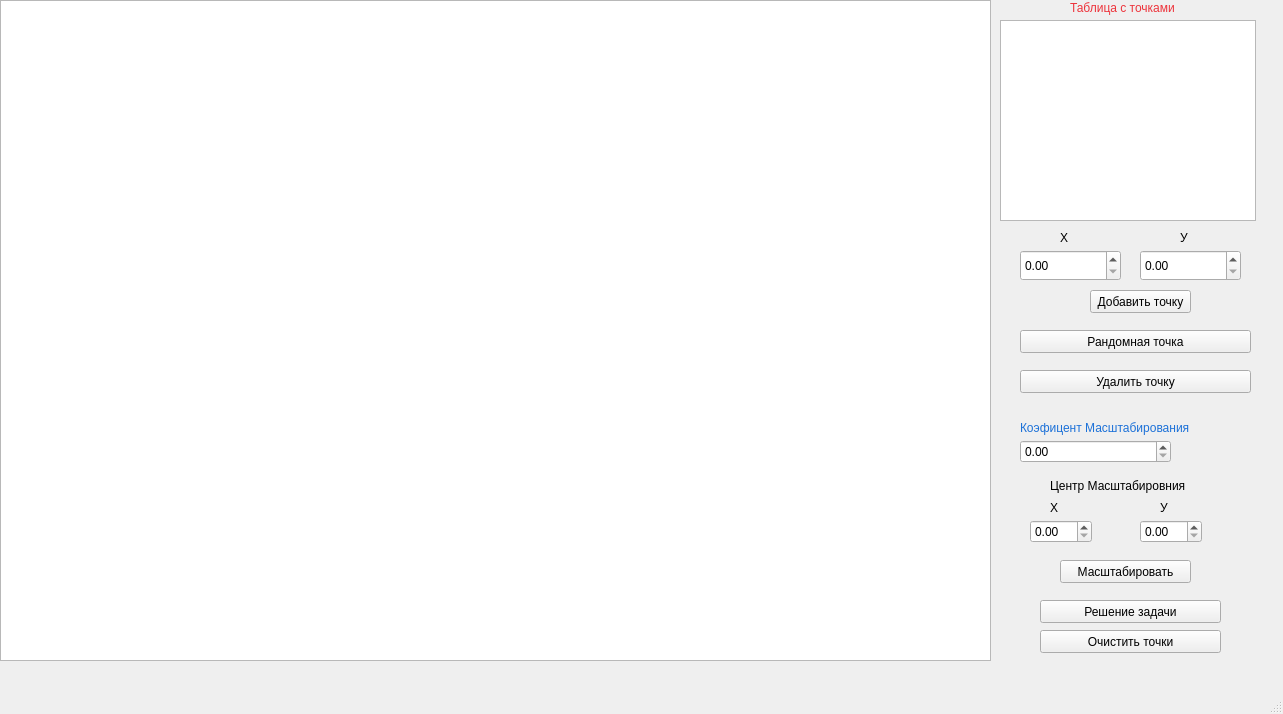
<?xml version="1.0" encoding="UTF-8"?>
<ui version="4.0">
 <class>MainWindow</class>
 <widget class="QMainWindow" name="MainWindow">
  <property name="geometry">
   <rect>
    <x>0</x>
    <y>0</y>
    <width>1283</width>
    <height>714</height>
   </rect>
  </property>
  <property name="windowTitle">
   <string>MainWindow</string>
  </property>
  <widget class="QWidget" name="centralwidget">
   <widget class="QGraphicsView" name="graphicsView">
    <property name="geometry">
     <rect>
      <x>0</x>
      <y>0</y>
      <width>991</width>
      <height>661</height>
     </rect>
    </property>
   </widget>
   <widget class="QTableWidget" name="DotTable">
    <property name="geometry">
     <rect>
      <x>1000</x>
      <y>20</y>
      <width>256</width>
      <height>201</height>
     </rect>
    </property>
   </widget>
   <widget class="QLabel" name="label">
    <property name="geometry">
     <rect>
      <x>1070</x>
      <y>0</y>
      <width>141</width>
      <height>16</height>
     </rect>
    </property>
    <property name="styleSheet">
     <string notr="true">font: 800 italic 10pt &quot;Ubuntu Sans&quot;;
color: rgb(237, 51, 59);
</string>
    </property>
    <property name="text">
     <string>Таблица с точками</string>
    </property>
   </widget>
   <widget class="QDoubleSpinBox" name="xDot">
    <property name="geometry">
     <rect>
      <x>1020</x>
      <y>250</y>
      <width>101</width>
      <height>31</height>
     </rect>
    </property>
    <property name="minimumSize">
     <size>
      <width>101</width>
      <height>0</height>
     </size>
    </property>
   </widget>
   <widget class="QDoubleSpinBox" name="yDot">
    <property name="geometry">
     <rect>
      <x>1140</x>
      <y>250</y>
      <width>101</width>
      <height>31</height>
     </rect>
    </property>
   </widget>
   <widget class="QLabel" name="label_2">
    <property name="geometry">
     <rect>
      <x>1060</x>
      <y>230</y>
      <width>21</width>
      <height>16</height>
     </rect>
    </property>
    <property name="text">
     <string>Х</string>
    </property>
   </widget>
   <widget class="QLabel" name="label_3">
    <property name="geometry">
     <rect>
      <x>1180</x>
      <y>230</y>
      <width>16</width>
      <height>16</height>
     </rect>
    </property>
    <property name="text">
     <string>У</string>
    </property>
   </widget>
   <widget class="QPushButton" name="AddDot">
    <property name="geometry">
     <rect>
      <x>1090</x>
      <y>290</y>
      <width>101</width>
      <height>23</height>
     </rect>
    </property>
    <property name="text">
     <string>Добавить точку</string>
    </property>
   </widget>
   <widget class="QPushButton" name="randomButton">
    <property name="geometry">
     <rect>
      <x>1020</x>
      <y>330</y>
      <width>231</width>
      <height>23</height>
     </rect>
    </property>
    <property name="text">
     <string>Рандомная точка</string>
    </property>
   </widget>
   <widget class="QPushButton" name="deleteButton">
    <property name="geometry">
     <rect>
      <x>1020</x>
      <y>370</y>
      <width>231</width>
      <height>23</height>
     </rect>
    </property>
    <property name="text">
     <string>Удалить точку</string>
    </property>
   </widget>
   <widget class="QDoubleSpinBox" name="mashtabKoef">
    <property name="geometry">
     <rect>
      <x>1020</x>
      <y>440</y>
      <width>151</width>
      <height>23</height>
     </rect>
    </property>
   </widget>
   <widget class="QLabel" name="label_4">
    <property name="geometry">
     <rect>
      <x>1020</x>
      <y>420</y>
      <width>201</width>
      <height>16</height>
     </rect>
    </property>
    <property name="styleSheet">
     <string notr="true">font: 800 10pt &quot;Ubuntu&quot;;
color: rgb(28, 113, 216)</string>
    </property>
    <property name="text">
     <string>Коэфицент Масштабирования</string>
    </property>
   </widget>
   <widget class="QDoubleSpinBox" name="CenterX">
    <property name="geometry">
     <rect>
      <x>1030</x>
      <y>520</y>
      <width>62</width>
      <height>23</height>
     </rect>
    </property>
   </widget>
   <widget class="QDoubleSpinBox" name="CenterY">
    <property name="geometry">
     <rect>
      <x>1140</x>
      <y>520</y>
      <width>62</width>
      <height>23</height>
     </rect>
    </property>
   </widget>
   <widget class="QLabel" name="label_5">
    <property name="geometry">
     <rect>
      <x>1050</x>
      <y>470</y>
      <width>171</width>
      <height>31</height>
     </rect>
    </property>
    <property name="styleSheet">
     <string notr="true">font: 800 10pt &quot;Ubuntu Sans&quot;;</string>
    </property>
    <property name="text">
     <string>Центр Масштабировния</string>
    </property>
   </widget>
   <widget class="QLabel" name="label_6">
    <property name="geometry">
     <rect>
      <x>1050</x>
      <y>500</y>
      <width>31</width>
      <height>16</height>
     </rect>
    </property>
    <property name="text">
     <string>Х</string>
    </property>
   </widget>
   <widget class="QLabel" name="label_7">
    <property name="geometry">
     <rect>
      <x>1160</x>
      <y>500</y>
      <width>58</width>
      <height>15</height>
     </rect>
    </property>
    <property name="text">
     <string>У</string>
    </property>
   </widget>
   <widget class="QPushButton" name="scaleButton">
    <property name="geometry">
     <rect>
      <x>1060</x>
      <y>560</y>
      <width>131</width>
      <height>23</height>
     </rect>
    </property>
    <property name="text">
     <string>Масштабировать</string>
    </property>
   </widget>
   <widget class="QPushButton" name="solveButton">
    <property name="geometry">
     <rect>
      <x>1040</x>
      <y>600</y>
      <width>181</width>
      <height>23</height>
     </rect>
    </property>
    <property name="text">
     <string>Решение задачи</string>
    </property>
   </widget>
   <widget class="QPushButton" name="cleanButton">
    <property name="geometry">
     <rect>
      <x>1040</x>
      <y>630</y>
      <width>181</width>
      <height>23</height>
     </rect>
    </property>
    <property name="text">
     <string>Очистить точки</string>
    </property>
   </widget>
  </widget>
  <widget class="QMenuBar" name="menubar">
   <property name="geometry">
    <rect>
     <x>0</x>
     <y>0</y>
     <width>1283</width>
     <height>20</height>
    </rect>
   </property>
  </widget>
  <widget class="QStatusBar" name="statusbar"/>
 </widget>
 <resources/>
 <connections/>
</ui>
